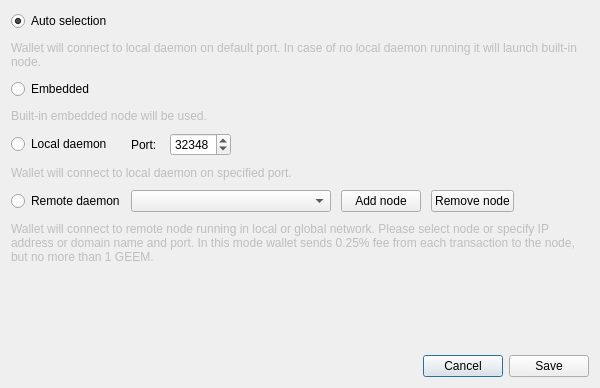
<?xml version="1.0" encoding="UTF-8"?>
<ui version="4.0">
 <class>ConnectionSettingsDialog</class>
 <widget class="QDialog" name="ConnectionSettingsDialog">
  <property name="windowModality">
   <enum>Qt::ApplicationModal</enum>
  </property>
  <property name="geometry">
   <rect>
    <x>0</x>
    <y>0</y>
    <width>600</width>
    <height>388</height>
   </rect>
  </property>
  <property name="windowTitle">
   <string>Connection settings</string>
  </property>
  <layout class="QGridLayout" name="gridLayout_2">
   <item row="2" column="0">
    <layout class="QHBoxLayout" name="horizontalLayout">
     <item>
      <spacer name="horizontalSpacer">
       <property name="orientation">
        <enum>Qt::Horizontal</enum>
       </property>
       <property name="sizeHint" stdset="0">
        <size>
         <width>40</width>
         <height>20</height>
        </size>
       </property>
      </spacer>
     </item>
     <item>
      <widget class="QPushButton" name="connectionCancelButton">
       <property name="text">
        <string>Cancel</string>
       </property>
      </widget>
     </item>
     <item>
      <widget class="QPushButton" name="connectionSaveButton">
       <property name="text">
        <string>Save</string>
       </property>
      </widget>
     </item>
    </layout>
   </item>
   <item row="0" column="0">
    <layout class="QGridLayout" name="gridLayout">
     <property name="sizeConstraint">
      <enum>QLayout::SetMaximumSize</enum>
     </property>
     <property name="verticalSpacing">
      <number>10</number>
     </property>
     <item row="0" column="0">
      <widget class="QRadioButton" name="radioButton_1">
       <property name="enabled">
        <bool>true</bool>
       </property>
       <property name="text">
        <string>Auto selection</string>
       </property>
       <property name="checked">
        <bool>true</bool>
       </property>
      </widget>
     </item>
     <item row="1" column="0" colspan="2">
      <widget class="QLabel" name="label">
       <property name="enabled">
        <bool>false</bool>
       </property>
       <property name="text">
        <string>Wallet will connect to local daemon on default port. In case of no local daemon running it will launch built-in node.</string>
       </property>
       <property name="wordWrap">
        <bool>true</bool>
       </property>
      </widget>
     </item>
     <item row="2" column="0">
      <widget class="QRadioButton" name="radioButton_2">
       <property name="text">
        <string>Embedded</string>
       </property>
      </widget>
     </item>
     <item row="3" column="0" colspan="2">
      <widget class="QLabel" name="label_2">
       <property name="enabled">
        <bool>false</bool>
       </property>
       <property name="text">
        <string>Built-in embedded node will be used.</string>
       </property>
       <property name="wordWrap">
        <bool>true</bool>
       </property>
      </widget>
     </item>
     <item row="4" column="0">
      <widget class="QRadioButton" name="radioButton_3">
       <property name="text">
        <string>Local daemon</string>
       </property>
      </widget>
     </item>
     <item row="4" column="1">
      <layout class="QHBoxLayout" name="horizontalLayout_2">
       <property name="spacing">
        <number>10</number>
       </property>
       <item>
        <widget class="QLabel" name="label_3">
         <property name="text">
          <string>Port: </string>
         </property>
        </widget>
       </item>
       <item>
        <widget class="QSpinBox" name="m_localDaemonPort">
         <property name="minimum">
          <number>0</number>
         </property>
         <property name="maximum">
          <number>65535</number>
         </property>
         <property name="value">
          <number>32348</number>
         </property>
         <property name="displayIntegerBase">
          <number>10</number>
         </property>
        </widget>
       </item>
       <item>
        <spacer name="horizontalSpacer_2">
         <property name="orientation">
          <enum>Qt::Horizontal</enum>
         </property>
         <property name="sizeHint" stdset="0">
          <size>
           <width>40</width>
           <height>20</height>
          </size>
         </property>
        </spacer>
       </item>
      </layout>
     </item>
     <item row="5" column="0" colspan="2">
      <widget class="QLabel" name="label_4">
       <property name="enabled">
        <bool>false</bool>
       </property>
       <property name="text">
        <string>Wallet will connect to local daemon on specified port.</string>
       </property>
       <property name="wordWrap">
        <bool>true</bool>
       </property>
      </widget>
     </item>
     <item row="6" column="0">
      <widget class="QRadioButton" name="radioButton_4">
       <property name="text">
        <string>Remote daemon</string>
       </property>
      </widget>
     </item>
     <item row="6" column="1">
      <layout class="QHBoxLayout" name="horizontalLayout_3">
       <property name="spacing">
        <number>10</number>
       </property>
       <item>
        <widget class="QComboBox" name="remoteNodesComboBox">
         <property name="minimumSize">
          <size>
           <width>200</width>
           <height>0</height>
          </size>
         </property>
         <property name="editable">
          <bool>false</bool>
         </property>
         <property name="insertPolicy">
          <enum>QComboBox::InsertAtTop</enum>
         </property>
        </widget>
       </item>
       <item>
        <widget class="QPushButton" name="addNodeButton">
         <property name="text">
          <string>Add node</string>
         </property>
         <property name="icon">
          <iconset resource="../../resources.qrc">
           <normaloff>:/icons/add</normaloff>:/icons/add</iconset>
         </property>
        </widget>
       </item>
       <item>
        <widget class="QPushButton" name="removeNodeButton">
         <property name="text">
          <string>Remove node</string>
         </property>
         <property name="icon">
          <iconset resource="../../resources.qrc">
           <normaloff>:/icons/remove</normaloff>:/icons/remove</iconset>
         </property>
        </widget>
       </item>
       <item>
        <spacer name="horizontalSpacer_3">
         <property name="orientation">
          <enum>Qt::Horizontal</enum>
         </property>
         <property name="sizeHint" stdset="0">
          <size>
           <width>40</width>
           <height>20</height>
          </size>
         </property>
        </spacer>
       </item>
      </layout>
     </item>
     <item row="7" column="0" colspan="2">
      <widget class="QLabel" name="label_5">
       <property name="enabled">
        <bool>false</bool>
       </property>
       <property name="sizePolicy">
        <sizepolicy hsizetype="Preferred" vsizetype="MinimumExpanding">
         <horstretch>0</horstretch>
         <verstretch>0</verstretch>
        </sizepolicy>
       </property>
       <property name="minimumSize">
        <size>
         <width>0</width>
         <height>40</height>
        </size>
       </property>
       <property name="text">
        <string>Wallet will connect to remote node running in local or global network. Please select node or specify IP address or domain name and port. In this mode wallet sends 0.25% fee from each transaction to the node, but no more than 1 GEEM.</string>
       </property>
       <property name="wordWrap">
        <bool>true</bool>
       </property>
      </widget>
     </item>
    </layout>
   </item>
   <item row="1" column="0">
    <spacer name="verticalSpacer">
     <property name="orientation">
      <enum>Qt::Vertical</enum>
     </property>
     <property name="sizeHint" stdset="0">
      <size>
       <width>20</width>
       <height>40</height>
      </size>
     </property>
    </spacer>
   </item>
  </layout>
 </widget>
 <resources>
  <include location="../../resources.qrc"/>
 </resources>
 <connections>
  <connection>
   <sender>connectionCancelButton</sender>
   <signal>clicked()</signal>
   <receiver>ConnectionSettingsDialog</receiver>
   <slot>reject()</slot>
   <hints>
    <hint type="sourcelabel">
     <x>549</x>
     <y>259</y>
    </hint>
    <hint type="destinationlabel">
     <x>338</x>
     <y>140</y>
    </hint>
   </hints>
  </connection>
  <connection>
   <sender>connectionSaveButton</sender>
   <signal>clicked()</signal>
   <receiver>ConnectionSettingsDialog</receiver>
   <slot>accept()</slot>
   <hints>
    <hint type="sourcelabel">
     <x>630</x>
     <y>259</y>
    </hint>
    <hint type="destinationlabel">
     <x>338</x>
     <y>140</y>
    </hint>
   </hints>
  </connection>
  <connection>
   <sender>addNodeButton</sender>
   <signal>clicked()</signal>
   <receiver>ConnectionSettingsDialog</receiver>
   <slot>addNodeClicked()</slot>
   <hints>
    <hint type="sourcelabel">
     <x>361</x>
     <y>153</y>
    </hint>
    <hint type="destinationlabel">
     <x>290</x>
     <y>135</y>
    </hint>
   </hints>
  </connection>
  <connection>
   <sender>removeNodeButton</sender>
   <signal>clicked()</signal>
   <receiver>ConnectionSettingsDialog</receiver>
   <slot>removeNodeClicked()</slot>
   <hints>
    <hint type="sourcelabel">
     <x>459</x>
     <y>177</y>
    </hint>
    <hint type="destinationlabel">
     <x>299</x>
     <y>193</y>
    </hint>
   </hints>
  </connection>
 </connections>
</ui>
